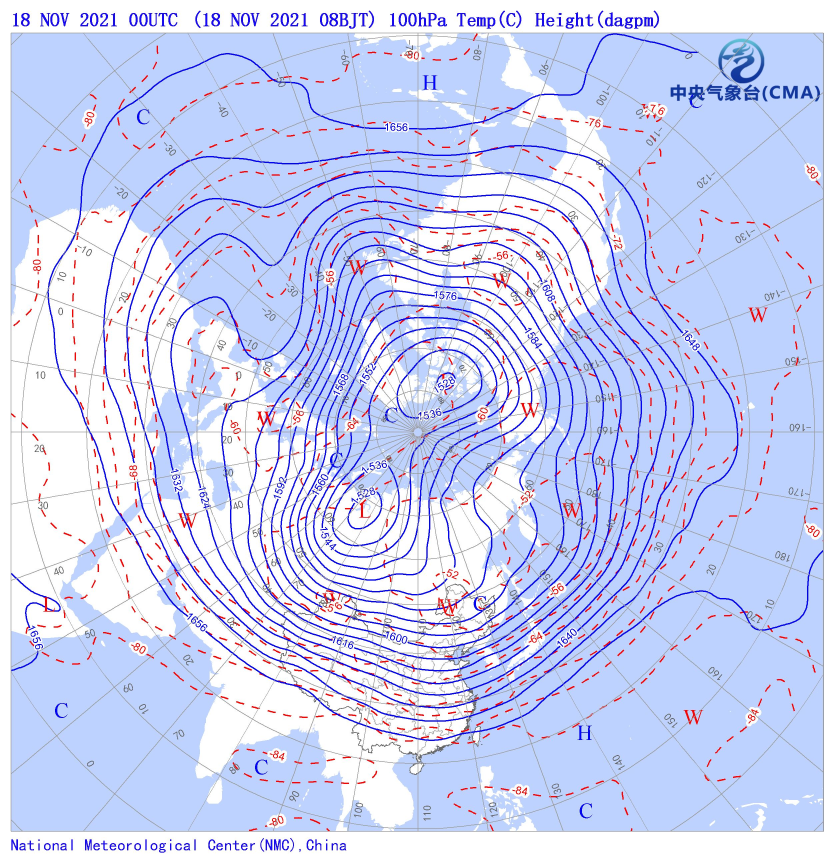
#> input picture 1 (1).jpg, 2471 x 2591 px, given in place of test1020.png, which was not available (shown at 1/3 size)
$ python gMM.py
#> lines starting #> are read from the running program, lines starting #| are printed output that depends on the picture; pictures that were not available may be replaced by others from this repository, and a replacement may not be noted
### GetAveHsv.py
#-*- coding:utf-8 -*-
import cv2
import cv2 as cv
import numpy as np
import matplotlib.pyplot as plt


def avehsv(img = None):
    try:
        hsv = cv.cvtColor(img, cv.COLOR_BGR2HSV)
        H, S, V = cv.split(hsv)
        H_ = H.ravel()[np.flatnonzero(H)]  # 亮度非零的值
        _h = H_ / len(H_)
        # _h = np.argmax(np.bincount(H_))  # 平均亮度
        S_ = S.ravel()[np.flatnonzero(S)]
        _s = S_ / len(S_)

        # _s = np.argmax(np.bincount(S_))
        V_ = V.ravel()[np.flatnonzero(V)]
        _v = V_ / len(V_)
        # _v = np.argmax(np.bincount(V_))
        return _h, _s, _v
    except BaseException as e:
        pass


def getAveHSV(imgFile = 'test1020.png'):
#> called with imgFile = 'test1020.png'
    img = cv2.imread(imgFile)
#> img is the input picture: shape (2591, 2471, 3); mean B, G, R 244.1, 210.6, 202.4
    hsv = cv.cvtColor(img, cv.COLOR_BGR2HSV)
#> hsv: shape (2591, 2471, 3); mean H, S, V 85.7, 52.7, 247.5
    h, s, v = cv.split(hsv)
    cv.imwrite('temp.png', hsv)#//中间过程
    result = []#//当前图片的结果
    hResult = []
    sResult = []
    vResult = []
    gray = cv.imread('temp.png', cv.IMREAD_GRAYSCALE)
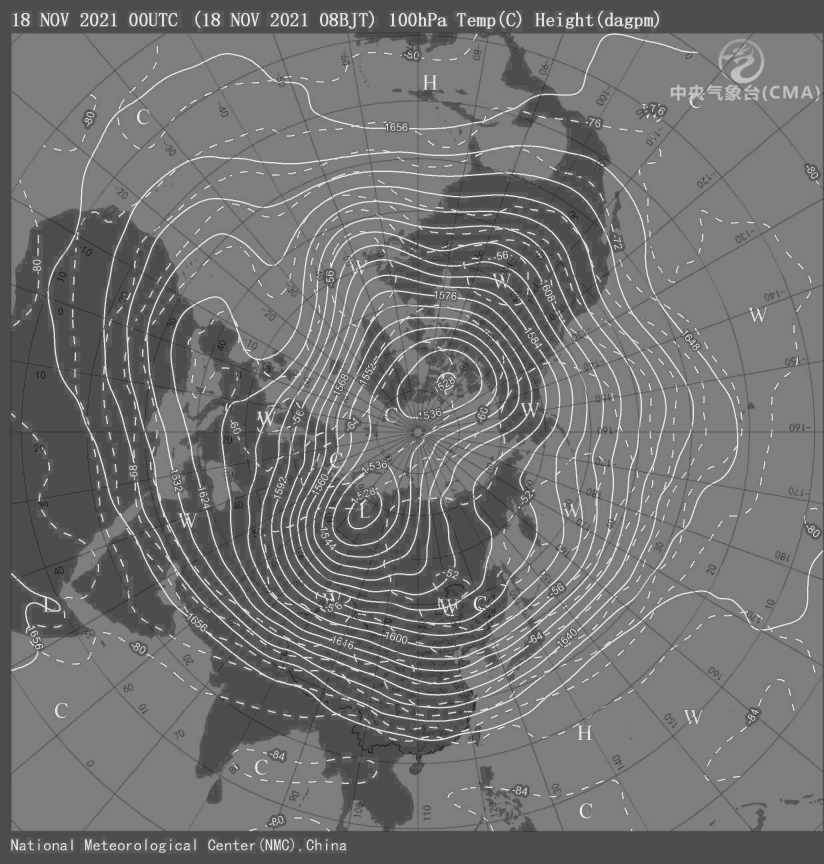
#> gray: shape (2591, 2471) (shown at 1/3 size); min 22, max 246, mean 114.3
    contours, hierarchy = cv.findContours(image=gray, mode=cv.RETR_EXTERNAL, method=cv.CHAIN_APPROX_SIMPLE)
#> contours = [[[0, 0], [0, 2590], [2470, 2590], [2470, 0]]]
    for i, cnt in enumerate(contours):
        rect = cv.boundingRect(cnt)
        (x, y, w, h) = rect
        box = [x, y, w, h]
        area = cv.contourArea(cnt)
        if (area > 0):
            cv.rectangle(img, pt1=(x, y), pt2=(x + w, y + h), color=(255, 255, 255), thickness=3)
            plt.imshow(img)
            plt.show()
            crop_img = img[y:y + h, x:x + w]
            _H, _S, _V = avehsv(crop_img)
            result.append([x, y, _H, _S, _V])
#> this loop made 1 pass
#> (cnt, x, y, w, h, area) on pass 1: ([[0, 0], [0, 2590], [2470, 2590], [2470, 0]], 0, 0, 2471, 2591, 6397300)
#> pass 1, in getAveHSV, `plt.show()`:
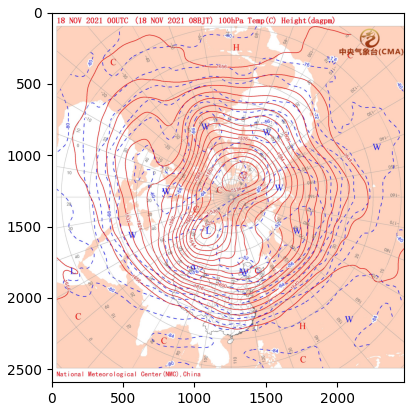
#> figure drawn by matplotlib, 1 panel; B, G, R data is drawn as R, G, B
#> after the loop, result = 1 item
            # plt.imshow(crop_img)
            # plt.show()
            # return


    result.sort(key=lambda x: (x[1], x[0]))
    for i, d in enumerate(result):
        hResult.append(d[2])
        sResult.append(d[3])
        vResult.append(d[4])
#> this loop made 1 pass
#> after the loop, hResult = 1 item; sResult = 1 item; vResult = 1 item
    h = np.array(hResult)
    s = np.array(sResult)
    v = np.array(vResult)
    print(h.shape, s.shape, v.shape)
#| (1, 5101044) (1, 5132070) (1, 6402361)
    return h, s, v

a, b, c = getAveHSV()

### ScoreColorRecoginition.py
import numpy
import numpy as np
import cv2
from sklearn.cluster import KMeans
import math
import matplotlib.pyplot as plt
from PIL import Image
from pylab import *
from sklearn import metrics
from sklearn.mixture import GaussianMixture
import os
import math
import csv
from GetAveHsv import getAveHSV

def scoreColorRecognition(raw_imgOrigin, raw_imgNew, k):
    dataHOriginArray, dataSOriginArray, dataVOriginArray = getAveHSV(raw_imgOrigin)
    dataHNewArray, dataSNewArray, dataVNewArray = getAveHSV(raw_imgNew)
    ofTheSameKindDifferList = []
    count = 0
    for i in range(k-1):
        dataHOrigin = int(dataHOriginArray[i])
        dataSOrigin = int(dataSOriginArray[i])
        dataVOrigin = int(dataVOriginArray[i])
        dataHNew = int(dataHNewArray[i])
        dataSNew = int(dataSNewArray[i])
        dataVNew = int(dataVNewArray[i])
        minHSV = ((dataHOrigin - dataHNew) * (dataHOrigin - dataHNew) + (dataSOrigin - dataSNew) * (dataSOrigin - dataSNew) + (dataVOrigin - dataVNew) * (dataVOrigin - dataVNew)) ** 0.5
        ofTheSameKindDifferList.append(minHSV)
    ofTheSameKindDifferArray = np.array(ofTheSameKindDifferList)
    booleanList = []
    for i in range(k-1):
        flag = True
        for j in range(k-1):
            dataHOrigin = int(dataHOriginArray[i])
            dataSOrigin = int(dataSOriginArray[i])
            dataVOrigin = int(dataVOriginArray[i])
            dataHNew = int(dataHNewArray[j])
            dataSNew = int(dataSNewArray[j])
            dataVNew = int(dataVNewArray[j])
            minHSV = ((dataHOrigin - dataHNew) * (dataHOrigin - dataHNew) + (dataSOrigin - dataSNew) * (
                        dataSOrigin - dataSNew) + (dataVOrigin - dataVNew) * (dataVOrigin - dataVNew)) ** 0.5
            if minHSV < ofTheSameKindDifferArray[i] and flag:
                flag = False
                break
        booleanList.append(flag)
    for i in range(k-1):
        if  booleanList[i] == True:
            count = count + 1
    return count/(k-1)


img_fileOrigin = r'81choose.png'
imgOrigin = Image.open(img_fileOrigin)
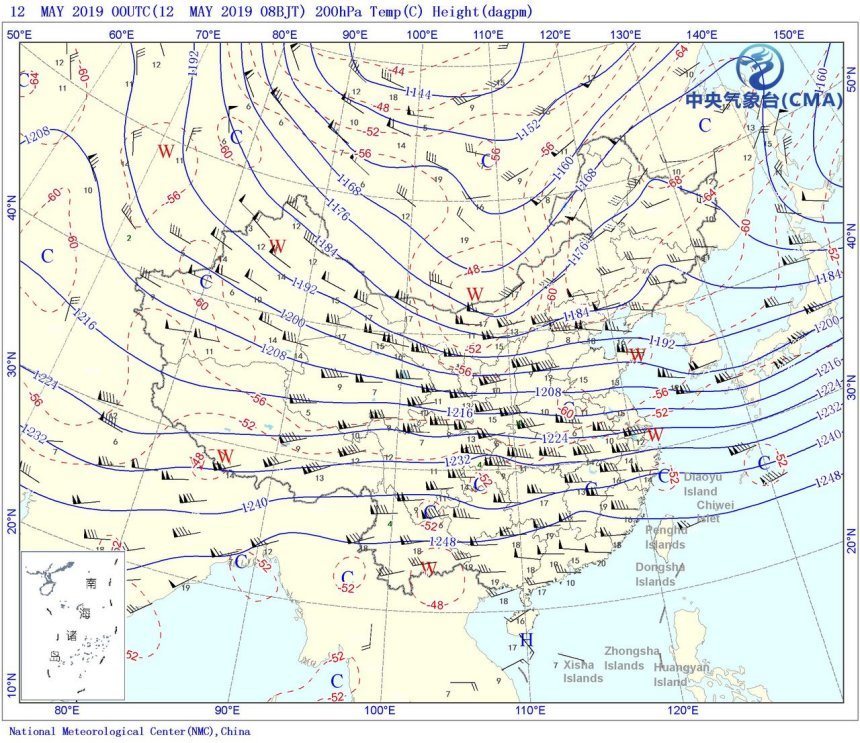
#> input picture 1368.bmp, 860 x 743 px, given in place of 81choose.png, which was not available
#> imgOrigin is the input picture: PIL image 860x743 RGB; mean R, G, B 230.6, 234.4, 225.5
img_fileNew = r'81choosePhone7.jpg'
imgNew = Image.open(img_fileNew)
print(scoreColorRecognition(img_fileOrigin, img_fileNew, 82))
#> call 2 of getAveHSV, with imgFile = '81choose.png'
#> in getAveHSV (call 2), `hsv = cv.cvtColor(img, cv.COLOR_BGR2HSV)`: hsv: shape (743, 860, 3); mean H, S, V 51.7, 23.3, 238.3
#> in getAveHSV (call 2), `h, s, v = cv.split(hsv)`:
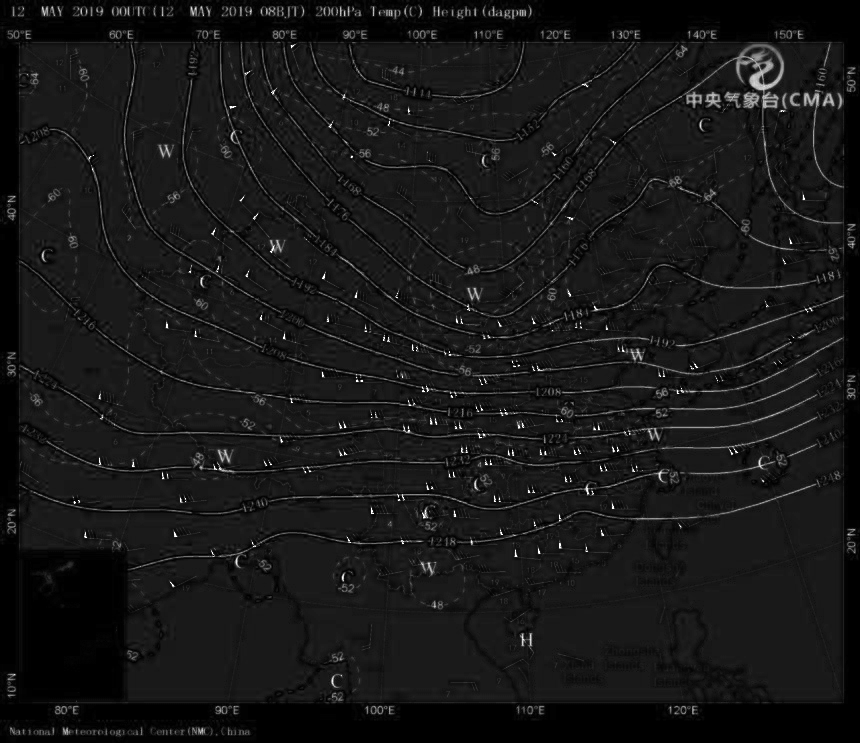
#> s: shape (743, 860); min 0, max 255, mean 23.3
#> in getAveHSV (call 2), `h, s, v = cv.split(hsv)`:
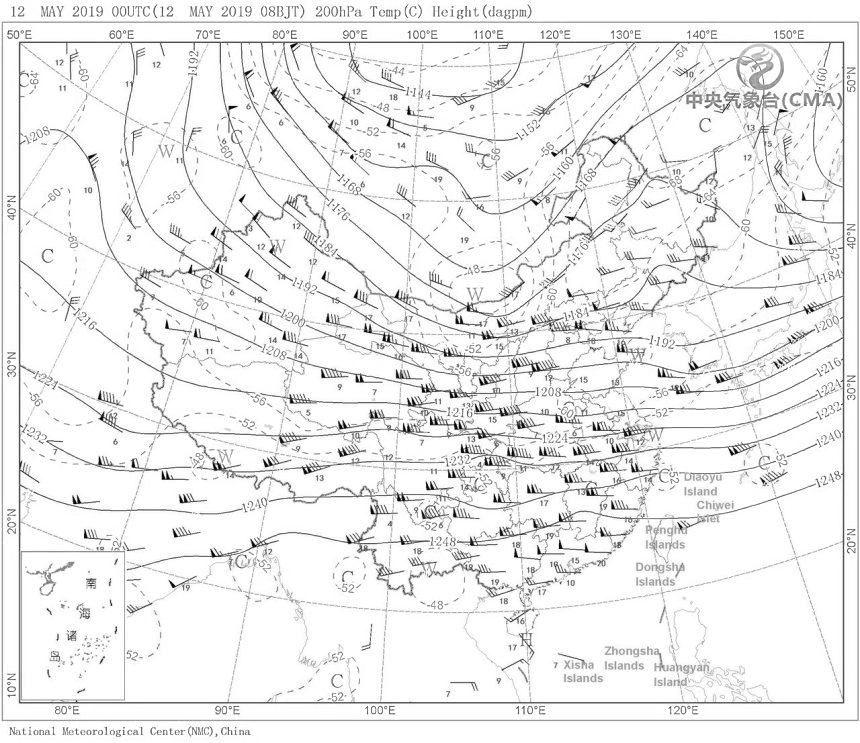
#> v: shape (743, 860); min 0, max 255, mean 238.3
#> in getAveHSV (call 2), `gray = cv.imread('temp.png', cv.IMREAD_GRAYSCALE)`:
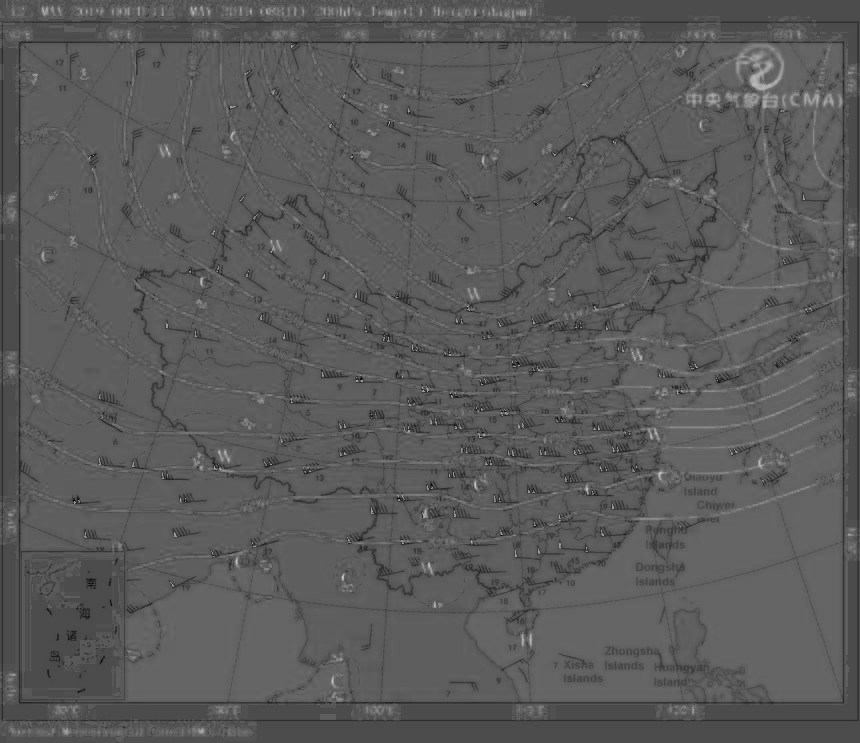
#> gray: shape (743, 860); min 0, max 205, mean 90.3
#> in getAveHSV (call 2), `contours, hierarchy = cv.findContours(image=gray, mode=cv.RETR_EXTERNA..`: contours = [[[0, 0], [0, 742], [859, 742], [859, 0]]]
#> the loop in getAveHSV (call 2), `for i, cnt in enumerate(contours):` made 1 pass
#> (cnt, x, y, w, h, area) on pass 1: ([[0, 0], [0, 742], [859, 742], [859, 0]], 0, 0, 860, 743, 637378)
#> pass 1, in getAveHSV (call 2), `plt.show()`:
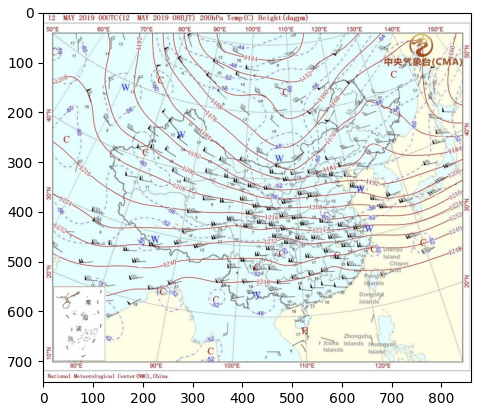
#> figure drawn by matplotlib, 1 panel; B, G, R data is drawn as R, G, B
#> the loop in getAveHSV (call 2), `for i, d in enumerate(result):` made 1 pass
#| (1, 576233) (1, 577076) (1, 638973)
#| (1, 576233) (1, 577076) (1, 638973)
#> after the loop in scoreColorRecognition, `for i in range(k-1):`: ofTheSameKindDifferList = []

### gMM.py
import numpy as np
import cv2
from sklearn.cluster import KMeans
import math
import matplotlib.pyplot as plt
from PIL import Image
from pylab import *
from sklearn import metrics
from sklearn.mixture import GaussianMixture
import os
import math
import csv
#> (the run stopped early here; a loop or call above may not have finished)
